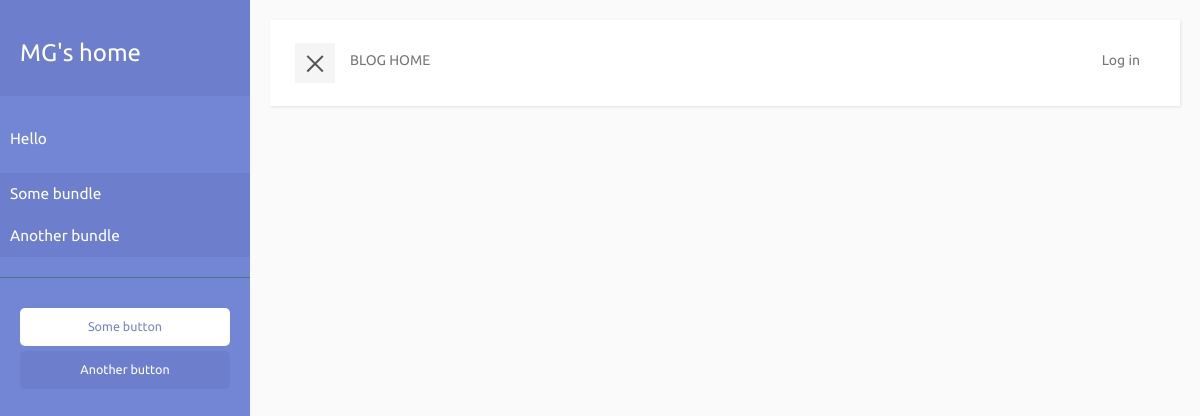
Page /blog/category/9/ on the earlier database version.
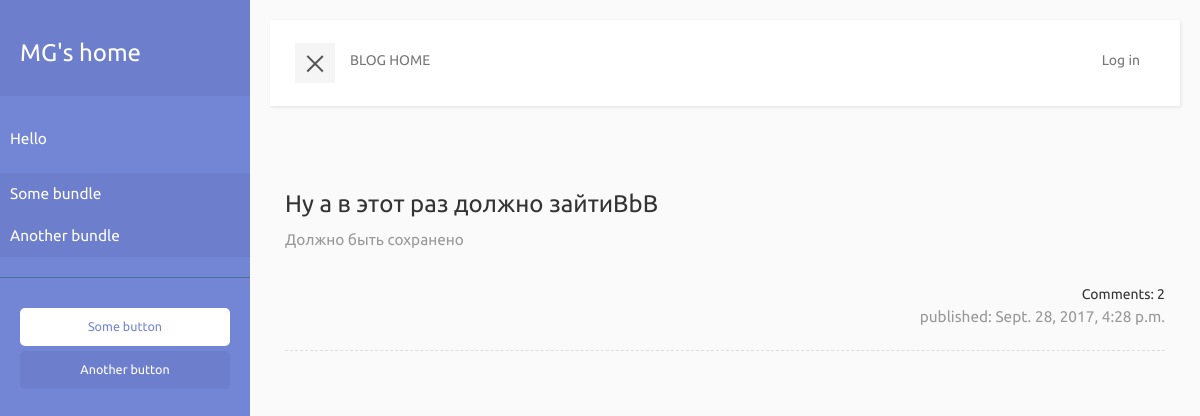
Same page on the later database version.
### blog/models.py (models this page shows, shortened)
class CategoryBundle(models.Model):
    name = models.CharField(max_length=200)
    created_date = models.DateTimeField(default=timezone.now)

class Post(models.Model):
    author = models.ForeignKey('auth.User')
    category = models.ForeignKey('blog.Category', default=None, null=True)
    title = models.CharField(max_length=200)
    text = models.TextField()
    created_date = models.DateTimeField(default=timezone.now)
    published_date = models.DateTimeField(blank=True, null=True)
    def approved_comments(self):
        return self.comments.filter(approved_comment=True)

### blog/views.py (the view)
# urls.py: url(r'^blog/category/(?P<pk>\d+)/$', views.category_posts, name='category'),
def category_posts(request, pk):
    categories = get_category_list()
    bundles = get_category_bundle_list()
    category = get_object_or_404(Category, pk=pk)
    posts = Post.objects.filter(category=category,published_date__isnull=False).order_by('-published_date')
    return render(request, 'blog/post_list.html', {'categories': categories, 'category_bundles': bundles, 'posts': posts})

### blog/views.py (called while the page is built)
def get_category_list():
    categories = list(Category.objects.order_by('created_date'))
    return categories

def get_category_bundle_list():
    bundles = list(CategoryBundle.objects.order_by('created_date'))
    return bundles

### blog/templates/blog/post_list.html
{% extends 'blog/base.html' %}
{% block content %}
    <div class="container-fluid">
        {% for post in posts %}
            <article class="post">
                <header>
                    <h3><a href="{% url 'post_detail' pk=post.pk %}">{{post.title}}</a></h3>
                </header>
                <div class="main-content">
                    <p>{{post.text|linebreaksbr}}</p>
                </div>
                <footer class="date">
                    <a href="{% url 'post_detail' pk=post.pk %}">Comments: {{ post.approved_comments.count }}</a>
                    <p>published: {{post.published_date}}</p>
                </footer>
            </article>
            <div class="line"></div>
        {% endfor %}
    </div>
{% endblock %}

### blog/templates/blog/base.html (shortened to what this page needs)
{% load staticfiles %}
<html>
    <head>
        <link rel="stylesheet" href="//maxcdn.bootstrapcdn.com/bootstrap/3.3.7/css/bootstrap.min.css" >
        <link rel="stylesheet" href="//maxcdn.bootstrapcdn.com/bootstrap/3.3.7/css/bootstrap-theme.min.css" >
        <link rel="stylesheet" href="{% static 'css/blog.css' %}" >
    </head>
    <body>
        <div class="wrapper">
            <nav id="sidebar">
                <div class="sidebar-header">
                    <h3><a href="/">MG's home</a></h3>
                </div>
                <ul class="list-unstyled components">
                    <p>Hello {{user.username}}</p>
                    {% for category_bundle in category_bundles %}
                        <li class="active">
                            <a href="#submenu-{{category_bundle.id}}" data-toggle="collapse" aria-expanded="false">
                                {{category_bundle.name}}
                            </a>
                        </li>
                    {% endfor %}
                </ul>
                <ul class="list-unstyled CTAs">
                    <li><a href="#" class="download">Some button</a></li>
                    <li><a href="#" class="article">Another button</a></li>
                </ul>
            </nav>
            <div id="content">
                <nav class="navbar navbar-default">
                    <div class="container-fluid">
                        <div class="navbar-header">
                            <button type="button" id="sidebarCollapse" class="navbar-btn">
                                <span></span>
                            </button>
                        </div>
                        <div class="collapse navbar-collapse" id="bs-example-navbar-collapse-1">
                            <ul class="nav navbar-nav navbar-left">
                                <li>
                                    <a href="/blog/">BLOG HOME</a>
                                </li>
                            </ul>
                            <ul class="nav navbar-nav navbar-right">
                            {% if user.is_authenticated %}
                                <li>
                                    <a href="{% url 'post_new' %}">Add post</a>
                                </li>
                                <li>
                                    <a href="{% url 'post_draft_list' %}">Approve posts</a>
                                </li>
                                <li>
                                    <a href="{% url 'logout' %}">Log out</a>
                                </li>
                            {% else %}
                                <li>
                                    <a href="{% url 'login' %}">Log in</a>
                                </li>
                            {% endif %}
                            </ul>
                        </div>
                    </div>
                </nav>
                {% block content %}
                {% endblock %}
            </div>
        </div>
    </body>
</html>

### blog/static/css/blog.css (style rules this page uses)
body { font-family: 'Ubuntu', sans-serif; background: #fafafa; }
p { font-family: 'Ubuntu', sans-serif; font-size: 1.1em; font-weight: 300; line-height: 1.7em; color: #999; }
a, a:hover, a:focus { color: inherit; text-decoration: none; transition: all 0.3s; }
.navbar { padding: 15px 10px; background: #fff; border: none; border-radius: 0; margin-bottom: 40px; box-shadow: 1px 1px 3px rgba(0, 0, 0, 0.1); }
.navbar-btn { box-shadow: none; outline: none !important; border: none; }
.line { width: 100%; height: 1px; border-bottom: 1px dashed #ddd; margin: 40px 0; margin-top: 10px; margin-bottom: 10px; float: left; }
.wrapper { display: flex; align-items: stretch; perspective: 1500px; }
#sidebar { min-width: 250px; max-width: 250px; background: #7386D5; color: #fff; transition: all 0.6s cubic-bezier(0.945, 0.020, 0.270, 0.665); transform-origin: bottom left; }
#sidebar .sidebar-header { padding: 20px; background: #6d7fcc; }
#sidebar ul.components { padding: 20px 0; border-bottom: 1px solid #47748b; }
#sidebar ul p { color: #fff; padding: 10px; }
#sidebar ul li a { padding: 10px; font-size: 1.1em; display: block; }
#sidebar ul li.active > a, a[aria-expanded="true"] { color: #fff; background: #6d7fcc; }
a[data-toggle="collapse"] { position: relative; }
a[aria-expanded="false"]::before, a[aria-expanded="true"]::before { display: block; position: absolute; right: 20px; font-family: 'Glyphicons Halflings'; font-size: 0.6em; }
ul.CTAs { padding: 20px; }
ul.CTAs a { text-align: center; font-size: 0.9em !important; display: block; border-radius: 5px; margin-bottom: 5px; }
a.download { background: #fff; color: #7386D5; }
a.article, a.article:hover { background: #6d7fcc !important; color: #fff !important; }
#content { padding: 20px; min-height: 100vh; transition: all 0.3s; width: 100%; }
#sidebarCollapse { width: 40px; height: 40px; background: #f5f5f5; }
#sidebarCollapse span { width: 80%; height: 2px; margin: 0 auto; display: block; background: #555; transition: all 0.8s cubic-bezier(0.810, -0.330, 0.345, 1.375); transition-delay: 0.2s; }
#sidebarCollapse span:last-of-type { transform: rotate(-45deg) translate(1px, -1px); }
.date { padding-top: 20px; text-align: right; width: 100%; }
.wrapper div { display: block; }
.post { padding-top: 25px; }

Differences in the rows shown:
now on this page (row edited): Post: title "Ну а в этот раз должно зайтиBbB", text "Должно быть сохранено", approved_comments.count "2", published_date "Sept. 28, 2017, 4:28 p.m."
